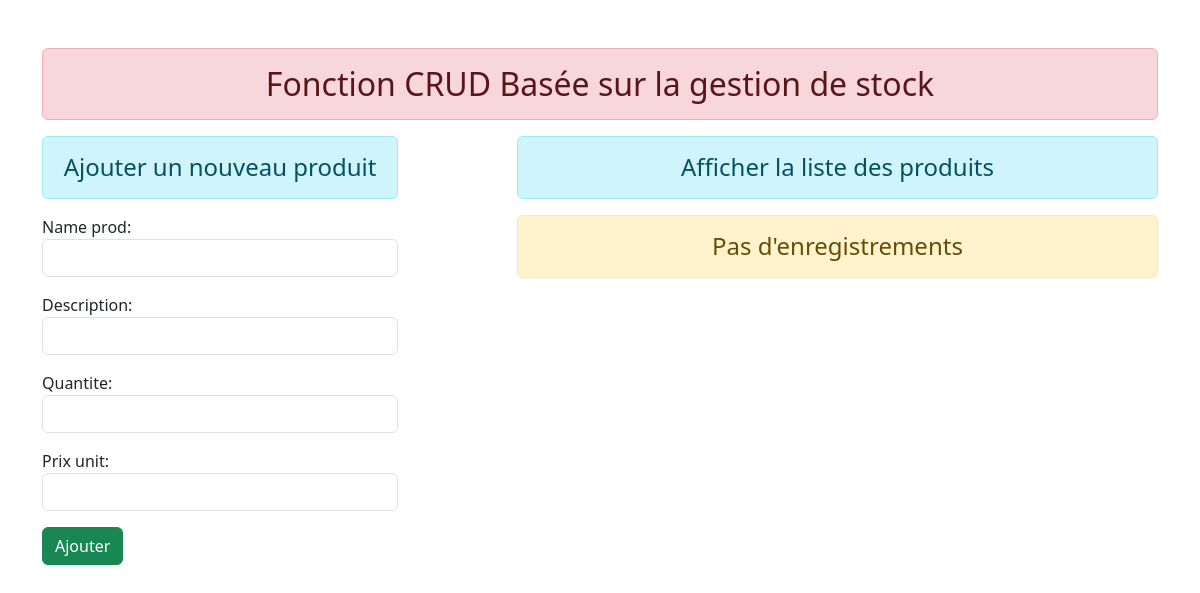
The app's page /produits/, older data.
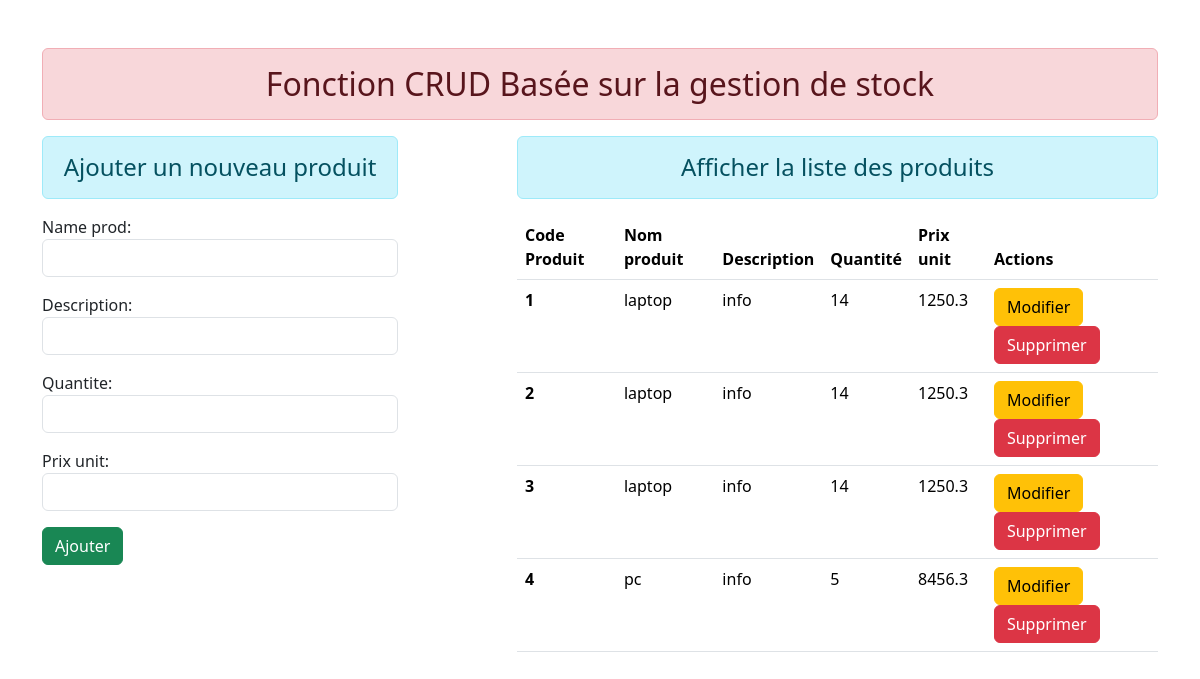
The same page, newer data.
### inventory/models.py (models this page shows)
class Produit(models.Model):
    name_prod = models.CharField(max_length= 70)
    description = models.CharField(max_length=100)
    quantite =models.IntegerField()
    prix_unit =models.FloatField()

### inventory/views.py (the view)
# urls.py: path('produits/',views.add_get_produit, name ="add_show_produit"),
def add_get_produit(request):
    if request.method == 'POST':
        fm = ProduitRegistration(request.POST)
        if fm.is_valid():
            np = fm.cleaned_data['name_prod']
            ds = fm.cleaned_data['description']
            qt = fm.cleaned_data['quantite']
            pu = fm.cleaned_data['prix_unit']
            reg = Produit(name_prod = np , description = ds , quantite = qt , prix_unit = pu )
            reg.save()
            fm = ProduitRegistration()
    else:
        fm = ProduitRegistration()
    prod = Produit.objects.all()
    return render(request,'inventory/add_show_produit.html',{'form':fm, 'prd':prod})

### inventory/forms.py
class ProduitRegistration(forms.ModelForm):
    class Meta:
        model = Produit
        fields = ['name_prod','description','quantite','prix_unit']
        widgets = {
            'name_prod': forms.TextInput(attrs={'class': 'form-control'}),
            'description': forms.TextInput(attrs={'class': 'form-control'}),
            'quantite': forms.TextInput(attrs={'class': 'form-control'}),
            'prix_unit':forms.TextInput(attrs={'class': 'form-control'})
        }

### inventory/templates/inventory/add_show_produit.html (shortened to what this page needs)
{% extends 'inventory/base.html' %}
{% block content %}
<div class="row">
    <div class="col-sm-4">
        <h4 class="text-center alert alert-info">Ajouter un nouveau produit</h4>
            <form action="" method="post">
                {{form.as_p}}
<input type="submit" class="btn btn-success" value="Ajouter">
</form>
    </div>
    <div class="col-sm-7 offset-1">
        <h4 class="text-center alert alert-info">Afficher la liste des produits</h4>
        {% if prd %}
        <table class="table table-hover">
            <thead>
              <tr>
                <th scope="col">Code Produit</th>
                <th scope="col">Nom produit</th>
                <th scope="col">Description</th>
                <th scope="col">Quantité</th>
                <th scope="col">Prix unit</th>
                <th scope="col">Actions</th>
              </tr>
            </thead>
            <tbody>
                {% for st in prd%}
              <tr>
                <th scope="row">{{st.id}}</th>
                <td>{{st.name_prod}}</td>
                <td>{{st.description}}</td>
                <td>{{st.quantite}}</td>
                <td>{{st.prix_unit}}</td>
                <td>
                        <a href="{% url 'update_produit' st.id %}" class="btn btn-warning bt-sm">Modifier</a>
                        <form action="{% url 'delete_produit' st.id %}" method="post" class="d-inline">
                          <input type="submit" class="btn btn-danger bt-sm" value="Supprimer">
                        </form>
              </tr>
              {% endfor %}
            </tbody>
          </table>
        {% else %}
        <h4 class="text-center alert alert-warning">Pas d'enregistrements</h4>
        {% endif %}
    </div>
{% endblock content %}

Row changes from the older to the newer data that the page shows:
added Produit: id "1", name_prod "laptop", description "info", quantite "14", prix_unit "1250.3"
added Produit: id "2", name_prod "laptop", description "info", quantite "14", prix_unit "1250.3"
added Produit: id "3", name_prod "laptop", description "info", quantite "14", prix_unit "1250.3"
added Produit: id "4", name_prod "pc", description "info", quantite "5", prix_unit "8456.3"
Text that changed along with them:
text no longer shown: "Pas d'enregistrements"
text now shown: "Code Produit Nom produit Description Quantité Prix unit Actions"
